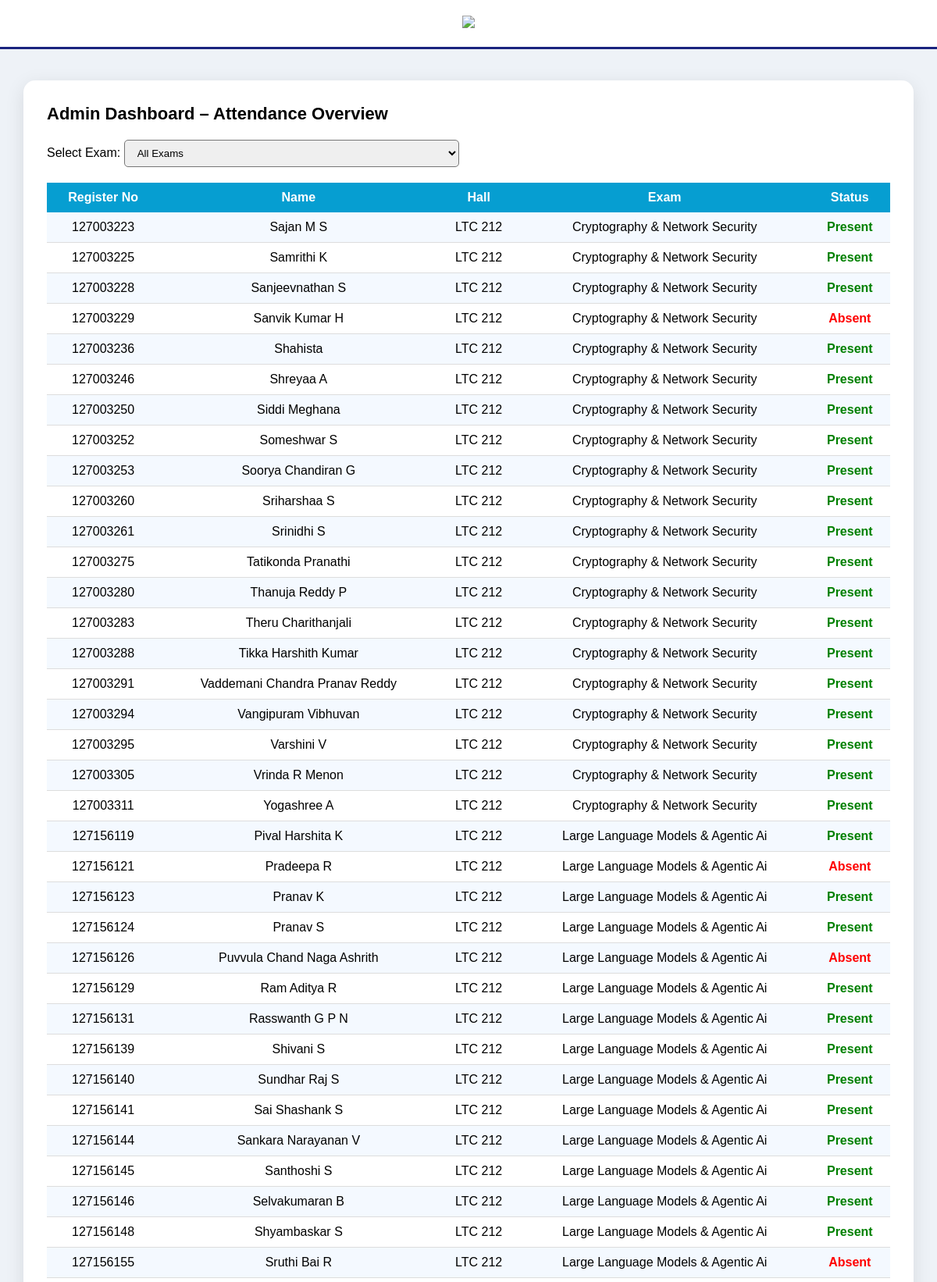
/admin-dashboard/ (signed in, upper part), run on the app's committed database.
### exam/models.py (models this page shows, shortened)
class Attendance(models.Model):
    student = models.ForeignKey(Student, on_delete=models.CASCADE)
    status = models.CharField(
        max_length=10,
        choices=[('Present', 'Present'), ('Absent', 'Absent')]
    )
    timestamp = models.DateTimeField(auto_now_add=True)
    class Meta:
        ordering = ['student__reg_no']

class Student(models.Model):
    reg_no = models.CharField(max_length=20)
    name = models.CharField(max_length=100)
    year = models.ForeignKey(Year, on_delete=models.CASCADE)
    branch = models.ForeignKey(Branch, on_delete=models.CASCADE)
    section = models.ForeignKey(Section, on_delete=models.CASCADE)
    exam = models.ForeignKey(Exam, on_delete=models.CASCADE)
    hall = models.ForeignKey(Hall, on_delete=models.CASCADE)
    class Meta:
        ordering = ['reg_no']

class Hall(models.Model):
    hall_no = models.CharField(max_length=20, unique=True)

class Exam(models.Model):
    SESSION_CHOICES = [
        ('Session 1', 'Session 1'),
        ('Session 2', 'Session 2'),
        ('Session 3', 'Session 3'),
        ('Session 4', 'Session 4'),
    ]
    subject = models.CharField(max_length=100)
    date = models.DateField()
    session = models.CharField(max_length=20, choices=SESSION_CHOICES)
    start_time = models.TimeField(null=True, blank=True)

### exam/views.py (the view)
# urls.py: path('admin-dashboard/', views.admin_dashboard, name='admin_dashboard'),
@staff_member_required
def admin_dashboard(request):
    exams = Exam.objects.all()
    selected_exam_id = request.GET.get("exam")
    records = Attendance.objects.select_related(
        'student', 'student__exam', 'student__hall'
    )
    if selected_exam_id:
        records = records.filter(student__exam_id=selected_exam_id)
    return render(request, 'exam/admin_dashboard.html', {
        'records': records,
        'exams': exams,
        'selected_exam_id': selected_exam_id
    })

### exam/templates/exam/admin_dashboard.html (shortened to what this page needs)
<!DOCTYPE html>
<html>
<head>
</head>
<body>
<div class="header">
    <img style="width:500px;" src="https://webstream.sastra.edu/sastrapwi/images/SASTRA-New-Logo.png">
</div>
<div class="container">
    <div class="title">
        Admin Dashboard – Attendance Overview
    </div>
    <div class="filter-box">
        <form method="get">
            <label>Select Exam: </label>
            <select name="exam" onchange="this.form.submit()">
                <option value="">All Exams</option>
            </select>
        </form>
    </div>
    <table>
        <tr>
            <th>Register No</th>
            <th>Name</th>
            <th>Hall</th>
            <th>Exam</th>
            <th>Status</th>
        </tr>
        {% for record in records %}
        <tr>
            <td>{{ record.student.reg_no }}</td>
            <td>{{ record.student.name }}</td>
            <td>{{ record.student.hall.hall_no }}</td>
            <td>{{ record.student.exam.subject }}</td>
            <td class="{% if record.status == 'Present' %}present{% else %}absent{% endif %}">
                {{ record.status }}
            </td>
        </tr>
        {% endfor %}
    </table>
</div>
</body>
</html>

### exam/templates/exam/admin_dashboard.html (style rules this page uses)
body { margin: 0; font-family: Arial, Helvetica, sans-serif; background: #eef2f7; }
.header { background: white; text-align: center; padding: 20px 0; border-bottom: 3px solid #1a237e; position: relative; }
.container { width: 90%; margin: 40px auto; background: white; padding: 30px; border-radius: 15px; box-shadow: 0px 6px 25px rgba(0,0,0,0.1); }
.title { font-size: 22px; font-weight: bold; margin-bottom: 20px; }
.filter-box { margin-bottom: 20px; }
select { padding: 8px 12px; border-radius: 5px; }
table { width: 100%; border-collapse: collapse; margin-top: 15px; }
th { background-color: #069ed1; color: white; padding: 10px; }
td { padding: 10px; border-bottom: 1px solid #ddd; text-align: center; }
tr:nth-child(even) { background-color: #f4f9ff; }
.present { color: green; font-weight: bold; }
.absent { color: red; font-weight: bold; }

### data on the page
Attendance: student.reg_no "127003223", student.name "Sajan M S", student.hall.hall_no "LTC 212", student.exam.subject "Cryptography & Network Security", status "Present"
Attendance: student.reg_no "127003225", student.name "Samrithi K", student.hall.hall_no "LTC 212", student.exam.subject "Cryptography & Network Security", status "Present"
Attendance: student.reg_no "127003228", student.name "Sanjeevnathan S", student.hall.hall_no "LTC 212", student.exam.subject "Cryptography & Network Security", status "Present"
Attendance: student.reg_no "127003229", student.name "Sanvik Kumar H", student.hall.hall_no "LTC 212", student.exam.subject "Cryptography & Network Security", status "Absent"
Attendance: student.reg_no "127003236", student.name "Shahista", student.hall.hall_no "LTC 212", student.exam.subject "Cryptography & Network Security", status "Present"
Attendance: student.reg_no "127003246", student.name "Shreyaa A", student.hall.hall_no "LTC 212", student.exam.subject "Cryptography & Network Security", status "Present"
Attendance: student.reg_no "127003250", student.name "Siddi Meghana", student.hall.hall_no "LTC 212", student.exam.subject "Cryptography & Network Security", status "Present"
Attendance: student.reg_no "127003252", student.name "Someshwar S", student.hall.hall_no "LTC 212", student.exam.subject "Cryptography & Network Security", status "Present"
Attendance: student.reg_no "127003253", student.name "Soorya Chandiran G", student.hall.hall_no "LTC 212", student.exam.subject "Cryptography & Network Security", status "Present"
Attendance: student.reg_no "127003260", student.name "Sriharshaa S", student.hall.hall_no "LTC 212", student.exam.subject "Cryptography & Network Security", status "Present"
Attendance: student.reg_no "127003261", student.name "Srinidhi S", student.hall.hall_no "LTC 212", student.exam.subject "Cryptography & Network Security", status "Present"
Attendance: student.reg_no "127003275", student.name "Tatikonda Pranathi", student.hall.hall_no "LTC 212", student.exam.subject "Cryptography & Network Security", status "Present"
Attendance: student.reg_no "127003280", student.name "Thanuja Reddy P", student.hall.hall_no "LTC 212", student.exam.subject "Cryptography & Network Security", status "Present"
Attendance: student.reg_no "127003283", student.name "Theru Charithanjali", student.hall.hall_no "LTC 212", student.exam.subject "Cryptography & Network Security", status "Present"
Attendance: student.reg_no "127003288", student.name "Tikka Harshith Kumar", student.hall.hall_no "LTC 212", student.exam.subject "Cryptography & Network Security", status "Present"
Attendance: student.reg_no "127003291", student.name "Vaddemani Chandra Pranav Reddy", student.hall.hall_no "LTC 212", student.exam.subject "Cryptography & Network Security", status "Present"
Attendance: student.reg_no "127003294", student.name "Vangipuram Vibhuvan", student.hall.hall_no "LTC 212", student.exam.subject "Cryptography & Network Security", status "Present"
Attendance: student.reg_no "127003295", student.name "Varshini V", student.hall.hall_no "LTC 212", student.exam.subject "Cryptography & Network Security", status "Present"
Attendance: student.reg_no "127003305", student.name "Vrinda R Menon", student.hall.hall_no "LTC 212", student.exam.subject "Cryptography & Network Security", status "Present"
Attendance: student.reg_no "127003311", student.name "Yogashree A", student.hall.hall_no "LTC 212", student.exam.subject "Cryptography & Network Security", status "Present"
Attendance: student.reg_no "127156119", student.name "Pival Harshita K", student.hall.hall_no "LTC 212", student.exam.subject "Large Language Models & Agentic Ai", status "Present"
Attendance: student.reg_no "127156121", student.name "Pradeepa R", student.hall.hall_no "LTC 212", student.exam.subject "Large Language Models & Agentic Ai", status "Absent"
Attendance: student.reg_no "127156123", student.name "Pranav K", student.hall.hall_no "LTC 212", student.exam.subject "Large Language Models & Agentic Ai", status "Present"
Attendance: student.reg_no "127156124", student.name "Pranav S", student.hall.hall_no "LTC 212", student.exam.subject "Large Language Models & Agentic Ai", status "Present"
Attendance: student.reg_no "127156126", student.name "Puvvula Chand Naga Ashrith", student.hall.hall_no "LTC 212", student.exam.subject "Large Language Models & Agentic Ai", status "Absent"
Attendance: student.reg_no "127156129", student.name "Ram Aditya R", student.hall.hall_no "LTC 212", student.exam.subject "Large Language Models & Agentic Ai", status "Present"
Attendance: student.reg_no "127156131", student.name "Rasswanth G P N", student.hall.hall_no "LTC 212", student.exam.subject "Large Language Models & Agentic Ai", status "Present"
Attendance: student.reg_no "127156139", student.name "Shivani S", student.hall.hall_no "LTC 212", student.exam.subject "Large Language Models & Agentic Ai", status "Present"
Attendance: student.reg_no "127156140", student.name "Sundhar Raj S", student.hall.hall_no "LTC 212", student.exam.subject "Large Language Models & Agentic Ai", status "Present"
Attendance: student.reg_no "127156141", student.name "Sai Shashank S", student.hall.hall_no "LTC 212", student.exam.subject "Large Language Models & Agentic Ai", status "Present"
Attendance: student.reg_no "127156144", student.name "Sankara Narayanan V", student.hall.hall_no "LTC 212", student.exam.subject "Large Language Models & Agentic Ai", status "Present"
Attendance: student.reg_no "127156145", student.name "Santhoshi S", student.hall.hall_no "LTC 212", student.exam.subject "Large Language Models & Agentic Ai", status "Present"
Attendance: student.reg_no "127156146", student.name "Selvakumaran B", student.hall.hall_no "LTC 212", student.exam.subject "Large Language Models & Agentic Ai", status "Present"
Attendance: student.reg_no "127156148", student.name "Shyambaskar S", student.hall.hall_no "LTC 212", student.exam.subject "Large Language Models & Agentic Ai", status "Present"
Attendance: student.reg_no "127156155", student.name "Sruthi Bai R", student.hall.hall_no "LTC 212", student.exam.subject "Large Language Models & Agentic Ai", status "Absent"
